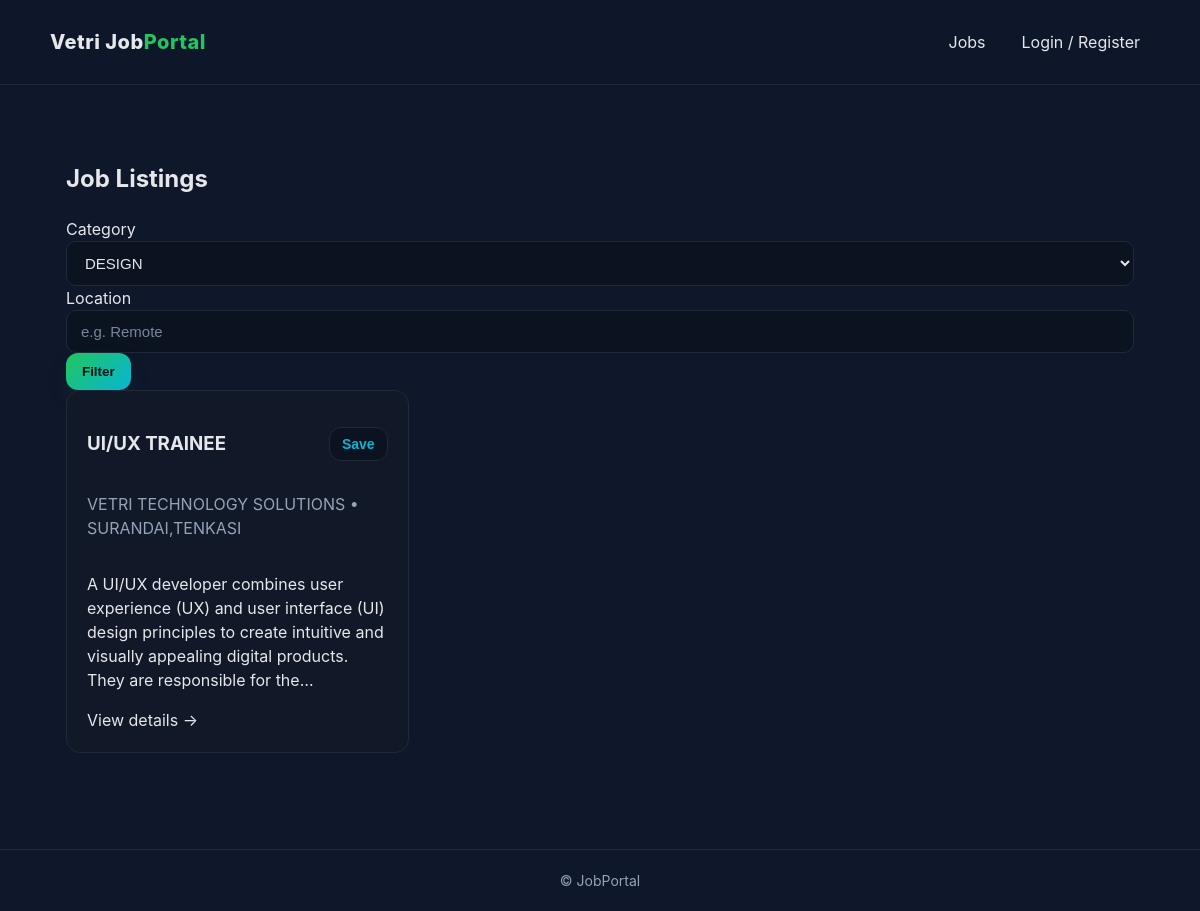
The app's page /jobs/?category=design with its own data.
### jobs/models.py (models this page shows, shortened)
class Job(models.Model):
    title = models.CharField(max_length=200)
    company = models.CharField(max_length=200)
    category = models.ForeignKey(Category, on_delete=models.CASCADE, related_name="jobs")
    location = models.CharField(max_length=120)
    description = models.TextField()
    posted_at = models.DateTimeField(default=timezone.now)
    class Meta: ordering = ["-posted_at"]

### jobs/views.py (the view)
# urls.py: path("jobs/", views.jobs_list, name="jobs_list"),
def jobs_list(request):
    category_slug = request.GET.get("category")
    location = request.GET.get("location", "").strip()
    jobs = Job.objects.select_related("category").all()
    if category_slug:
        jobs = jobs.filter(category__slug=category_slug)
    if location:
        jobs = jobs.filter(location__icontains=location)
    categories = Category.objects.all()
    return render(request, "jobs_list.html", {
        "jobs": jobs,
        "categories": categories,
        "current_category": category_slug,
        "current_location": location
    })

### jobs/templates/jobs_list.html (shortened to what this page needs)
{% extends "base.html" %}
{% block content %}
<section class="section">
  <h2>Job Listings</h2>
  <form class="filters" method="get">
    <label>Category
      <select name="category">
        {% for c in categories %}
        <option value="{{ c.slug }}" {% if current_category == c.slug %}selected{% endif %}>{{ c.name }}</option>
        {% endfor %}
      </select>
    </label>
    <label>Location
      <input type="text" name="location" placeholder="e.g. Remote" value="{{ current_location }}">
    </label>
    <button class="btn" type="submit">Filter</button>
  </form>
  <div class="grid jobs">
    {% for job in jobs %}
    <article class="card job-card" data-job-id="{{ job.id }}">
      <div class="job-head">
        <a href="{% url 'job_detail' job.id %}"><h3>{{ job.title }}</h3></a>
        <button class="save-btn" data-id="{{ job.id }}">Save</button>
      </div>
      <p class="muted">{{ job.company }} • {{ job.location }}</p>
      <p class="desc">{{ job.description|truncatechars:180 }}</p>
      <a class="btn-link" href="{% url 'job_detail' job.id %}">View details →</a>
    </article>
    {% empty %}
    <p>No jobs found.</p>
    {% endfor %}
  </div>
</section>
{% endblock %}

### jobs/static/css/styles.css (style rules this page uses)
:root { --bg: #0f172a; --card: #111827; --muted: #94a3b8; --text: #e5e7eb; --brand: #22c55e; --brand-2: #06b6d4; --ring: rgba(34, 197, 94, .35); }
* { box-sizing: border-box }
html, body { margin: 0; padding: 0; background: var(--bg); color: var(--text); font-family: Inter, system-ui, Segoe UI, Roboto, Arial, sans-serif; line-height: 1.5; }
a { color: inherit; text-decoration: none }
.btn { display: inline-flex; align-items: center; justify-content: center; gap: 8px; border: 0; border-radius: 12px; padding: 11px 16px; font-weight: 700; cursor: pointer; background: linear-gradient(135deg, var(--brand), var(--brand-2)); color: #041016; box-shadow: 0 10px 30px -12px var(--ring); transition: transform .2s ease; }
.btn-link { padding: 0 }
.section { padding: 32px 0 }
.grid { display: grid; gap: 20px; align-items: stretch }
.grid.jobs { grid-template-columns: repeat(auto-fill, minmax(280px, 1fr)) }
.card { background: var(--card); border: 1px solid #1f2937; border-radius: 14px; padding: 20px; transition: transform .2s, border-color .2s; display: flex; flex-direction: column; justify-content: space-between; }
.job-head { display: flex; justify-content: space-between; gap: 12px; align-items: center }
.muted { color: var(--muted) }
select, input[type="text"], input[type="email"], input[type="password"], input[type="file"] { background: #0b1220; color: var(--text); border: 1px solid #1f2937; border-radius: 10px; padding: 12px 14px; outline: none; font-size: 15px; transition: border-color .2s, box-shadow .2s, background .2s; width: 100%; }
::placeholder { color: var(--muted); opacity: .8 }
.save-btn { background: #0b1220; border: 1px solid #1f2937; color: var(--brand-2); font-size: 14px; font-weight: 600; border-radius: 12px; padding: 8px 12px; cursor: pointer; transition: all .2s; }

### records on screen
Job: title "UI/UX TRAINEE", company "VETRI TECHNOLOGY SOLUTIONS", location "SURANDAI,TENKASI", description "A UI/UX developer combines user experience (UX) and user interface (UI) design principles to create intuitive and visually appealing digital products. They are responsible for the…"

### other values on screen
form field category "DESIGN"
